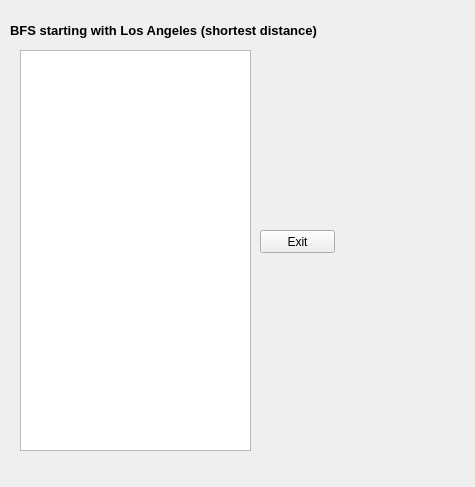
<?xml version="1.0" encoding="UTF-8"?>
<ui version="4.0">
 <class>bfs</class>
 <widget class="QWidget" name="bfs">
  <property name="geometry">
   <rect>
    <x>0</x>
    <y>0</y>
    <width>475</width>
    <height>487</height>
   </rect>
  </property>
  <property name="windowTitle">
   <string>Form</string>
  </property>
  <widget class="QLabel" name="label">
   <property name="geometry">
    <rect>
     <x>10</x>
     <y>10</y>
     <width>471</width>
     <height>41</height>
    </rect>
   </property>
   <property name="font">
    <font>
     <pointsize>10</pointsize>
     <weight>75</weight>
     <bold>true</bold>
     <kerning>true</kerning>
    </font>
   </property>
   <property name="text">
    <string>BFS starting with Los Angeles (shortest distance) </string>
   </property>
   <property name="textFormat">
    <enum>Qt::PlainText</enum>
   </property>
  </widget>
  <widget class="QTextBrowser" name="path">
   <property name="enabled">
    <bool>true</bool>
   </property>
   <property name="geometry">
    <rect>
     <x>20</x>
     <y>50</y>
     <width>231</width>
     <height>401</height>
    </rect>
   </property>
  </widget>
  <widget class="QPushButton" name="exit">
   <property name="geometry">
    <rect>
     <x>260</x>
     <y>230</y>
     <width>75</width>
     <height>23</height>
    </rect>
   </property>
   <property name="text">
    <string>Exit</string>
   </property>
  </widget>
 </widget>
 <resources/>
 <connections/>
</ui>
